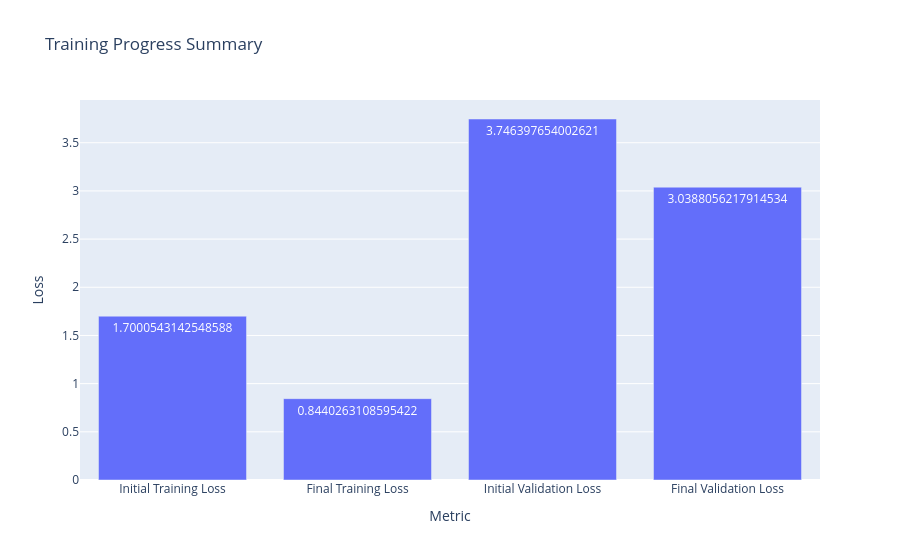

The cell this chart's notebook holds for it:
### Code cell
summary = pd.DataFrame({
    "Metric": [
        "Initial Training Loss",
        "Final Training Loss",
        "Initial Validation Loss",
        "Final Validation Loss"
    ],
    "Loss": [
        history["Training Loss"].iloc[0],
        history["Training Loss"].iloc[-1],
        history["Validation Loss"].iloc[0],
        history["Validation Loss"].iloc[-1]
    ]
})

fig = px.bar(
    summary,
    x="Metric",
    y="Loss",
    text="Loss",
    title="Training Progress Summary"
)

fig.write_html("../outputs/figures/training_summary.html")
fig.write_image("../outputs/figures/training_summary.png")

fig.show()

### Figure 1 — Plotly figure (JSON) as saved in the notebook; plotly's stock layout.template omitted (floating-point values rounded to 4 significant figures)
{"data": [{"hovertemplate": "Metric=%{x}<br>Loss=%{text}<extra></extra>", "legendgroup": "", "marker": {"color": "#636efa", "pattern": {"shape": ""}}, "name": "", "orientation": "v", "showlegend": false, "text": [1.7, 0.844, 3.746, 3.039], "textposition": "auto", "type": "bar", "x": ["Initial Training Loss", "Final Training Loss", "Initial Validation Loss", "Final Validation Loss"], "xaxis": "x", "y": [1.7, 0.844, 3.746, 3.039], "yaxis": "y"}], "layout": {"barmode": "relative", "legend": {"tracegroupgap": 0}, "title": {"text": "Training Progress Summary"}, "xaxis": {"anchor": "y", "domain": [0, 1], "title": {"text": "Metric"}}, "yaxis": {"anchor": "x", "domain": [0, 1], "title": {"text": "Loss"}}}}
